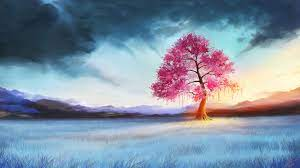
#> input picture Imgs/nature.jpg, 300 x 168 px
$ python 3.2.1.py
#> lines starting #> are read from the running program, lines starting #| are printed output that depends on the picture; after the words box and inside, x2 and y2 are one past the last pixel; in counts of white or black regions, pixels touching at a corner belong together
import cv2
import matplotlib.pyplot as plt
import numpy as np

img1 = cv2.imread("../../Imgs/nature.jpg", 0)  # 灰度图像
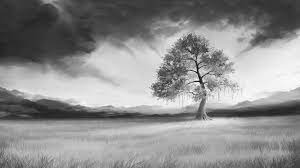
#> img1: shape (168, 300); min 1, max 255, mean 141.4
# img2 = cv2.imread("test2.jpg")     #彩色图像
hist = cv2.calcHist([img1],  # 图像
                    [0],  # 使用的通道
                    None,  # 没有使用mask
                    [256],  # HistSize
                    [0.0, 255.0])  # 直方图柱的范围
#> hist = 256 values, max 482 at index 59, min 0 at index 0, mean 196.9


# print(hist.shape)
# print(np.argsort(hist.reshape(256,)))

def HistGraphGray(image, color):
    hist = cv2.calcHist([image], [0], None, [256], [0.0, 255.0])
    histGraph = np.zeros([256, 256, 3], np.uint8)
    m = max(hist)
#> m = [482]
    hist = hist * 220 / m
#> hist = 256 values, max 220 at index 59, min 0 at index 0, mean 89.85
    for h in range(256):
        n = int(hist[h])
        cv2.line(histGraph, (h, 255), (h, 255 - n), color)
#> this loop made 256 passes
#> n on passes 1 to 3: 0, 0, 0
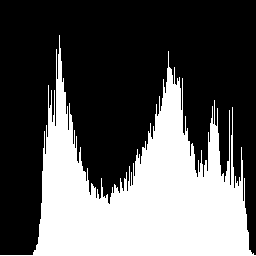
#> histGraph: shape (256, 256, 3); 35.3% white; 1 white region, box (x1, y1, x2, y2) and area: (0, 35, 256, 256) 23138
    return histGraph


color = [255, 255, 255]
histGraph1 = HistGraphGray(img1, color)

dst = cv2.equalizeHist(img1)
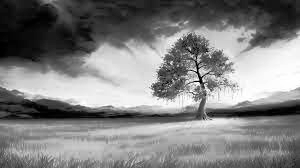
#> dst: shape (168, 300); min 0, max 255, mean 128.2
dis_hist = HistGraphGray(dst, color)
#> in HistGraphGray (call 2), `hist = cv2.calcHist([image], [0], None, [256], [0.0, 255.0])`: hist = 256 values, max 482 at index 32, min 0 at index 5, mean 196.5
#> in HistGraphGray (call 2), `hist = hist * 220 / m`: hist = 256 values, max 220 at index 32, min 0 at index 5, mean 89.68
#> the loop in HistGraphGray (call 2), `for h in range(256):` made 256 passes
#> n on passes 1 to 3: 34, 98, 52
#> after the loop in HistGraphGray (call 2), `for h in range(256):`:
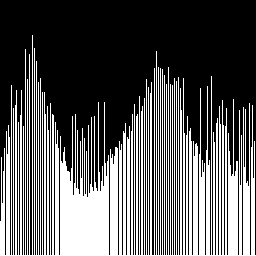
#> histGraph: shape (256, 256, 3); 35.3% white; 1 white region, box (x1, y1, x2, y2) and area: (0, 35, 256, 256) 23121

plt.subplot(221)
plt.title('original img')
plt.imshow(img1, cmap='gray')

plt.subplot(222)
plt.title('original img hostGraph')
plt.imshow(histGraph1)

plt.subplot(223)
plt.title('dst')
plt.imshow(dst, cmap='gray')

plt.subplot(224)
plt.title('dst img hostGraph')
plt.imshow(dis_hist)
plt.show()

# cv2.imshow("Hist Gray", histGraph1)


# cv2.waitKey(0)
# cv2.destroyAllWindows()

$ run again, with Imgs/chaers.jpg copied over Imgs/nature.jpg
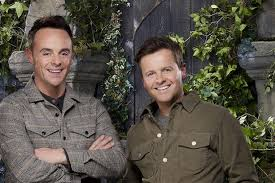
#> input picture Imgs/chaers.jpg, 275 x 183 px
#> `hist = cv2.calcHist([img1],`: hist = 256 values, max 532 at index 59, min 0 at index 218, mean 196.6
#> m = [532]
#> in HistGraphGray, `hist = hist * 220 / m`: hist = 256 values, max 220 at index 59, min 0 at index 218, mean 81.29
#> the loop in HistGraphGray, `for h in range(256):` made 256 passes
#> n on passes 1 to 3: 143, 26, 38
#> after the loop in HistGraphGray, `for h in range(256):`:
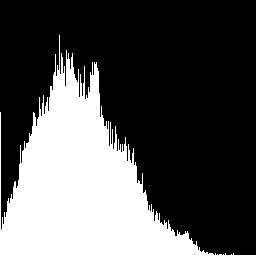
#> histGraph: shape (256, 256, 3); 32% white; 1 white region, box (x1, y1, x2, y2) and area: (0, 35, 256, 256) 20946
#> in HistGraphGray (call 2), `hist = cv2.calcHist([image], [0], None, [256], [0.0, 255.0])`: hist = 256 values, max 532 at index 85, min 0 at index 14, mean 196.2
#> in HistGraphGray (call 2), `hist = hist * 220 / m`: hist = 256 values, max 220 at index 85, min 0 at index 14, mean 81.13
#> the loop in HistGraphGray (call 2), `for h in range(256):` made 256 passes
#> n on passes 1 to 3: 169, 70, 82
#> after the loop in HistGraphGray (call 2), `for h in range(256):`:
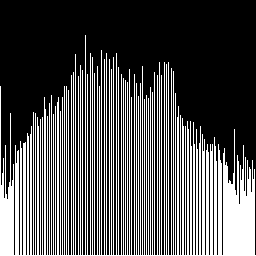
#> histGraph: shape (256, 256, 3); 32% white; 1 white region, box (x1, y1, x2, y2) and area: (0, 35, 256, 256) 20949
